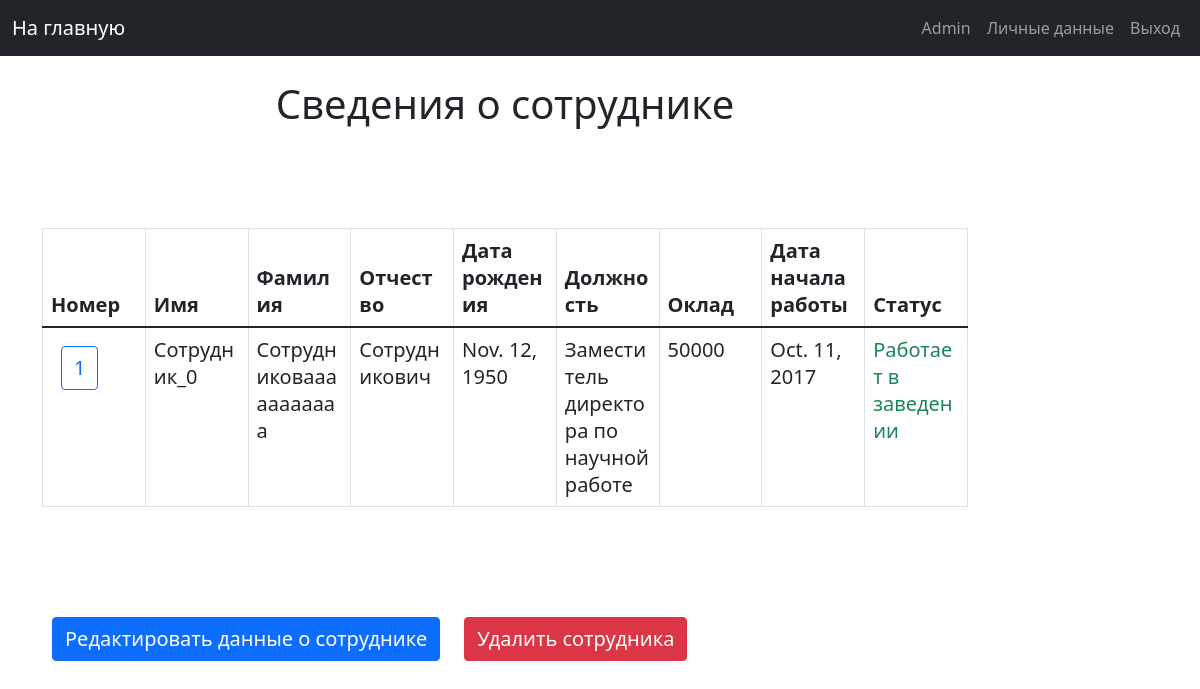
Screenshot of /main_page_admin/employee/1 (signed in) with the database file from the repository.
### musem/models.py (models this page shows, shortened)
class Employee(models.Model):
    employee_id = models.AutoField(primary_key=True)
    name = models.CharField(max_length=100, default="Ivan", blank=True)
    surname = models.CharField(max_length=100, default="Ivanov")
    patronymic = models.CharField(max_length=100, default="Ivanovich")
    date_of_birth = models.DateField()
    post = models.CharField(max_length=60, default="post")
    salary = models.IntegerField(default=0)
    start_working = models.DateField()
    is_activate = models.IntegerField(default=1)
    date_off = models.DateField(default=django.utils.timezone.now(), blank=True)
    class Meta:
        verbose_name = "Employee"
        verbose_name_plural = "Employee on a museum"

### musem/views.py (the view)
# urls.py: path('main_page_admin/employee/<int:employee_id>', admin_employee_description, name="employee_description"),
def admin_employee_description(request, employee_id):
    if not request.user.is_superuser:
        return HttpResponseForbidden()
    head = ["Номер", "Имя", "Фамилия", "Отчество", "Дата рождения", "Должность", "Оклад", "Дата начала работы",
            "Статус"]
    query = f"SELECT * FROM musem_employee WHERE employee_id = {employee_id}"
    raw_data = Employee.objects.raw(raw_query=query)
    return render(request, 'admin_pages/tables/descriptions/employee_description.html', {
        'title_page': 'Сведения о сотруднике',
        'hide_nav_bar': 0,
        'head': head,
        'table': raw_data,
        'is_administrative_zone': 1
    })

### templates/admin_pages/tables/descriptions/employee_description.html
{% extends 'include/base.html' %}
{% load static %}
{% block title %}
    <div class="title_block">
        <h2 class="title">{{ title_page }}</h2>
    </div>
{% endblock title %}
{% block content %}
    <div class="list_button_block">
        {% include 'include/tables/employee_table.html' %}
        {% for content_list in table %}
            {% if content_list.is_activate %}
                <a class="btn btn-primary text_button"
                   href="{% url 'edit_employee' employee_id=content_list.employee_id %}">Редактировать данные о сотруднике</a>
                <a class="btn btn-danger text_button"
                   href="{% url 'delete_employee' employee_id=content_list.employee_id type_delete=1 %}">Удалить сотрудника</a>
            {% else %}
                <a class="btn btn-primary text_button"
                   href="{% url 'delete_employee' employee_id=content_list.employee_id type_delete=0 %}">Восстановить сотрудника</a>
            {% endif %}
        {% endfor %}
    </div>
{% endblock content %}

### templates/include/navbar.html (shortened to what this page needs)
<nav class="navbar navbar-expand-md navbar-dark bg-dark mb-4">
    <div class="container-fluid">
        {% if is_administrative_zone %}
            <a class="navbar-brand" href="{% url "main_page_admin" %}">На главную</a>
        {% else %}
            <a class="navbar-brand" href="{% url "main_page" %}">На главную</a>
        {% endif %}
        <div class="pull-right">
            <ul class="navbar-nav me-auto mb-2 mb-md-0">
                {% if request.user.is_authenticated %}
                    <li class="nav-item">
                        <a class="nav-link" href="{% url 'user_data' %}" tabindex="-1">{{ request.user.first_name }}</a>
                    </li>
                    <li class="nav-item">
                        <a class="nav-link" href="{% url 'user_settings' %}" tabindex="-1">Личные данные</a>
                    </li>
                    <li class="nav-item">
                        <a class="nav-link" href="{% url 'logout' %}" tabindex="-1">Выход</a>
                    </li>
                {% endif %}
            </ul>
        </div>
    </div>
</nav>

### templates/include/tables/employee_table.html (shortened to what this page needs)
{% extends 'include/base_table.html' %}
{% load static %}
    {% block table_head %}
        {% for title in head %}
            <th class="text_button">{{ title }}</th>
        {% endfor %}
    {% endblock %}
    {% block table_content %}
        {% for content_list in table %}
        <tr>
            <td>
                <a href="{% url 'employee_description' employee_id=content_list.employee_id %}"
                   class="btn btn-outline-primary text_button">{{ content_list.employee_id }}</a>
            </td>
            <td class="text_button">{{ content_list.name }}</td>
            <td class="text_button">{{ content_list.surname }}</td>
            <td class="text_button">{{ content_list.patronymic }}</td>
            <td class="text_button">{{ content_list.date_of_birth }}</td>
            <td class="text_button">{{ content_list.post }}</td>
            <td class="text_button">{{ content_list.salary }}</td>
            <td class="text_button">{{ content_list.start_working }}</td>
            {% if content_list.is_activate %}
                <td class="text-success text_button">Работает в заведении</td>
            {% else %}
                <td class="text-danger text_button">Уволен</td>
                <td class="text_button">{{ content_list.date_off }}</td>
            {% endif %}
        </tr>
        {% endfor %}
    {% endblock %}

### static/css/my_styles.css (style rules this page uses)
.title_block { margin-bottom: 100px; }
.title { font-size: 40px; text-align: center; }
.text_button { font-size: 20px; margin: 10px; }
td, th { white-space: normal; word-wrap: break-word; }
.list_button_block { margin-bottom: 50px; }

### rows the page displays
Employee: employee_id "1", name "Сотрудник_0", surname "Сотрудниковааааааааааа", patronymic "Сотрудникович", date_of_birth "Nov. 12, 1950", post "Заместитель директора по научной работе", salary "50000", start_working "Oct. 11, 2017", is_activate "Работает в заведении"

### other values shown
{{ request.user.first_name }} "Admin"
{{ title_page }} "Сведения о сотруднике"
{{ title }} "Номер" "Имя" "Фамилия" "Отчество" "Дата рождения" "Должность" "Оклад" "Дата начала работы" "Статус"
